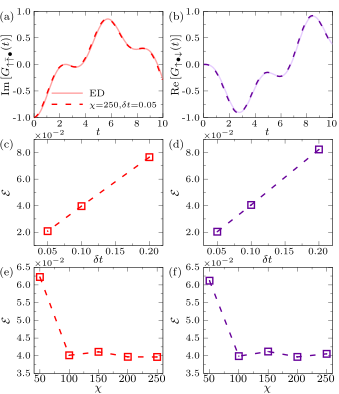

This chart was generated by the following gnuplot code:
set term epslatex standalone size 8.6cm,10cm font ",8" header\
'\usepackage{scalerel}'

lw = 4


set linestyle 1 lw lw lc rgb "pink"
set linestyle 2 lw lw lc rgb "red"
set linestyle 3 lw lw lc rgb "#90EE90"
set linestyle 4 lw lw lc rgb "#009E73"
set linestyle 5 lw lw lc rgb "#1E90FF"
set linestyle 6 lw lw lc rgb "blue"
set linestyle 7 lw lw lc rgb "violet"
set linestyle 8 lw lw lc rgb "dark-violet"
set linestyle 9 lw lw lc rgb "#DEB887"
set linestyle 10 lw lw lc rgb "#CD853F"
# set linestyle 1 lw lw lc rgb "#000080"
# set linestyle 2 lw lw lc rgb "#DDDDFF"
# set linestyle 3 lw lw lc rgb "#AAAAFF"
# set linestyle 4 lw lw lc rgb "#5555FF"
# set linestyle 5 lw lw lc rgb "#0000FF"

# set linestyle 6 lw lw lc rgb "#800000"
# set linestyle 7 lw lw lc rgb "#FFDDDD"
# set linestyle 8 lw lw lc rgb "#FFAAAA"
# set linestyle 9 lw lw lc rgb "#FF5555"
# set linestyle 10 lw lw lc rgb "#FF0000"
set linestyle 1 lw lw lc rgb "#FFA0A0"
set linestyle 2 lw lw lc rgb "#FF0000"
set linestyle 3 lw lw lc rgb "#E5CCFF"
set linestyle 4 lw lw lc rgb "#660099"
set style arrow 1 noborder lw 2 size 1,20

set out "fig.tex"
set multiplot


# main Figure
set xrange [0:5]
set yrange [0:1]
set ytics 0,0.1,0.5 offset 0.5,0
set format x '\small{%g}'
set format y '\small{%.1f}'
set xlabel '$\Gamma t$' offset 0,1.2
set ylabel '$\mathcal{G}(\tau)$' offset 3,0

#set key samplen 1 maxcolumns 1
set lmargin 0
set rmargin 0
set tmargin 0
set bmargin 0

w=0.38
h=0.27

# (a)
set size w,h
set origin 0.1,0.7
set xlabel '$t$' offset 0,1.2
set ylabel '$\mathrm{Im}\,[G_{\uparrow\bar{\uparrow}\bullet}(t)]$' offset 3.5,0
set xrange [0:10]
set xtics 0,2,10 offset 0,0.48
set yrange [-1:1]
set ytics -1,0.5,1
set mxtics 2
set mytics 2
set label '(a)' at graph -0.27,0.95
set key bottom Left reverse offset 5,0.3
plot "ed_uu.dat" u 1:2 w l ls 1 t '\small{ED}',\
     "uu.dat" u 1:2 w l ls 2 dt 2 t '$\scriptstyle\chi=250,\delta t=0.05$'


# (b)
unset label
unset arrow
set size w,h
set origin 0.6,0.7
set xrange [0:10]
set ylabel '$\mathrm{Re}\,[G_{\uparrow\bullet\downarrow}(t)]$' offset 3.5,0
set label '(b)' at graph -0.27,0.95
plot "ed_ud.dat" u 1:2 w l ls 3 notitle,\
     "ud.dat" u 1:2 w l ls 4 dt 2 notitle



# (c)
unset label
unset arrow
set size w,h
set origin 0.1,0.375
set xrange [0.03:0.22]
set xtics 0.05,0.05,0.2
set yrange [1:9]
set ytics 0,2,10
set format x "\\small{%.2f}"
set key bottom
set label '(c)' at graph -0.27,0.95
set xlabel '$\delta t$'
set ylabel '$\mathcal{E}$' offset 2.5,0
set label '$\scriptstyle{\times10^{-2}}$' at graph 0,1.04
plot "uu_dt.dat" u 1:($2*1e2) w lp ls 2 dt 2 pt 4 ps 1.5 notitle,\

# (d)
set size w,h
set origin 0.6,0.375
unset label
unset arrow
set yrange [1:9]
set ytics 2,2,10
set label '(d)' at graph -0.27,0.95
set xlabel '$\delta t$'
set ylabel '$\mathcal{E}$' offset 2.5,0
set label '$\scriptstyle{\times10^{-2}}$' at graph 0,1.04
plot "ud_dt.dat" u 1:($2*1e2) w lp ls 4 dt 2 pt 4 ps 1.5 notitle,\

# (e)
unset label
unset arrow
set size w,h
set origin 0.1,0.05
set yrange [3.5:6.5]
set xrange [40:260]
unset format x
set xtics 50,50,250
set ytics 3,0.5,7
#set label '$\scriptstyle\epsilon_d=5,d=1,\alpha=1$' at graph 0.25,1.08
set key Left reverse left top maxrows 5 samplen 3 width 0 vertical spacing 0.9 offset 0,-0.2
set ylabel '$\mathcal{E}$' offset 2.5,0
set xlabel '$\chi$'
set label '(e)' at graph -0.27,0.95
set label '$\scriptstyle{\times10^{-2}}$' at graph 0,1.04
plot "uu_chi.dat" u 1:($2*1e2) w lp ls 2 dt 2 pt 4 ps 1.5 notitle


# (f)
set size w,h
set origin 0.6,0.05
unset label
unset arrow
set yrange [3.5:6.5]
#set label '$\scriptstyle\epsilon_d=5,d=3,\alpha=1$' at graph 0.25,1.08
set label '(f)' at graph -0.27,0.95
set label '$\scriptstyle{\times10^{-2}}$' at graph 0,1.04
plot "ud_chi.dat" u 1:($2*1e2) w lp ls 4 dt 2 pt 4 ps 1.5 notitle,\


# Inset
# (a)
# unset label
# unset arrow
# unset xlabel
# unset ylabel
# set size 0.18,0.1
# set origin 0.21,0.755
# set mxtics 1
# set mytics 1
# set yrange [0:7]
# set xrange [0:0.2]
# set xtics 0,0.1,0.2
# set ytics 0,2,7
# set ylabel '\scaleto{\mathcal{E}}{6pt}' offset 6,0
# set xlabel '\scaleto{\delta t}{5pt}' offset 0,1.2
# set format x '\scaleto{%g}{4pt}'
# set format y '\scaleto{%.0f}{4pt}'
# set label '$\scriptstyle\times10^{-2}$' at graph 0,1.1
# plot "keldysh-error.dat" u 1:($2*10**2) w lp ls 4 pt 6 lw 2 notitle,\

# # (b)
# unset label
# unset arrow
# set size 0.18,0.1
# set origin 0.7,0.755
# set mxtics 1
# set mytics 1
# set format x '\scaleto{%g}{4pt}'
# set format y '\scaleto{%.0f}{4pt}'
# set label '$\scriptstyle\times10^{-2}$' at graph 0,1.1
# plot "kadanoff-error.dat" u 1:($2*10**2) w lp ls 4 pt 6 lw 2 notitle,\

# # (c)
# unset label
# unset arrow
# unset ylabel
# set size 0.18,0.1
# set origin 0.2,0.51
# set yrange [0:6]
# set ytics 0,2,6
# set ylabel '\scaleto{\mathcal{E}}{6pt}' offset 6,0
# set format x '\scaleto{%g}{4pt}'
# set format y '\scaleto{%.0f}{4pt}'
# set label '$\scriptstyle\times10^{-2}$' at graph 0,1.1
# plot "keldysh-error.dat" u 1:($3*10**2) w lp ls 4 pt 6 lw 2 notitle,\

# # (d)
# unset label
# unset arrow
# set size 0.18,0.1
# set origin 0.7,0.52
# set yrange [0:9]
# set ytics 0,4,10
# set format x '\scaleto{%g}{4pt}'
# set format y '\scaleto{%.0f}{4pt}'
# set label '$\scriptstyle\times10^{-2}$' at graph 0,1.1
# plot "kadanoff-error.dat" u 1:($3*10**2) w lp ls 4 pt 6 lw 2 notitle,\

# # (e)
# unset label
# unset arrow
# unset ylabel
# set size 0.18,0.1
# set origin 0.2,0.11
# set yrange [0:6]
# set ytics 0,2,6
# set ylabel '\scaleto{\mathcal{E}}{6pt}' offset 6,0
# set format x '\scaleto{%g}{4pt}'
# set format y '\scaleto{%.0f}{4pt}'
# set label '$\scriptstyle\times10^{-2}$' at graph 0,1.1
# plot "keldysh-error.dat" u 1:($4*10**2) w lp ls 4 pt 6 lw 2 notitle,\

# # (f)
# unset label
# unset arrow
# set size 0.18,0.1
# set origin 0.7,0.11
# set yrange [0:2]
# set ytics 0,1,10
# set format x '\scaleto{%g}{4pt}'
# set format y '\scaleto{%.0f}{4pt}'
# set label '$\scriptstyle\times10^{-2}$' at graph 0,1.1
# plot "kadanoff-error.dat" u 1:($4*10**2) w lp ls 4 pt 6 lw 2 notitle,\
